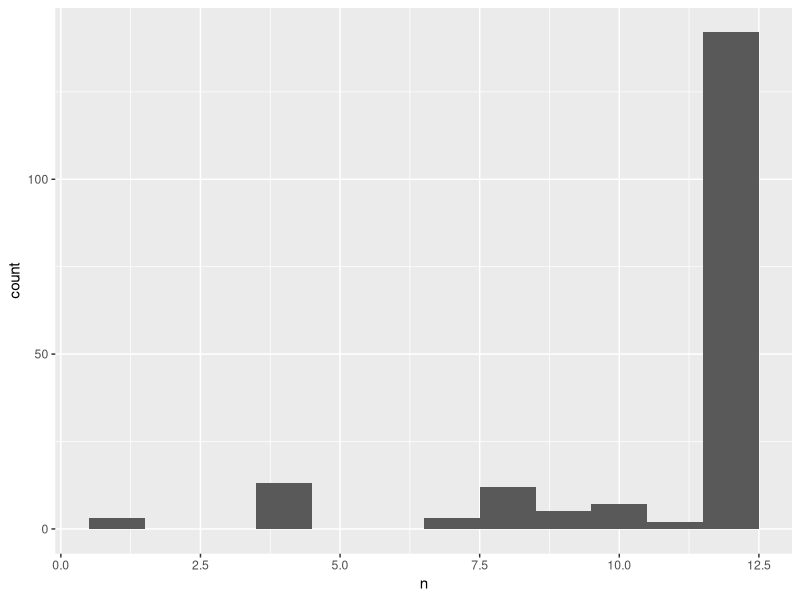

Here is the R script that generated this plot: (Note: this script raises an error after producing the figure.)
#' ---
#' date: "`r format(Sys.Date())`"
#' output:
#'   html_document:
#'     keep_md: TRUE
#' ---

suppressPackageStartupMessages(library(dplyr))
library(tidyr)
library(ggplot2)
library(readr)

gap_dat <- read_tsv("07_gap-merged-with-continent.tsv") %>% 
  mutate(country = factor(country),
         continent = factor(continent)) %>% 
  select(country, year, pop, gdpPercap, lifeExp, continent)
gap_dat %>% str()

#' First, copy this unfiltered dataset to `inst/` to make it available for
#' keeners.
file.copy(from =  "07_gap-merged-with-continent.tsv",
          to = file.path("..", "inst", "gapminder-unfiltered.tsv"),
          overwrite = TRUE)

#' During data exploration, I learned that most countries have data every five 
#' years, e.g. 1952, 1957, 1962, and so on. Let's make that official.
gap_dat <- gap_dat %>%
  filter(year %% 5 == 2)
gap_dat %>% str()

#' Number of distinct values for year.
(n_years <- gap_dat$year %>% n_distinct())

#' Does every country contribute data for all years?
country_freq <- gap_dat %>%
  count(country)
country_freq$n %>% table()
#' No.

ggplot(country_freq, aes(x = n)) + geom_histogram(binwidth = 1)

#' Most countries do contribute data for 12 years. Who contributes less?
country_freq %>%
  filter(n < 12) %>%
  arrange(n) %>% 
  print(n = nrow(.))

#' The only thing I see here that I want to fix is to rescue China, which has
#' data for 11 of 12 years. Otherwise, I will let these countries go.
gap_dat <- country_freq %>% 
  filter(n > 11) %>% 
  left_join(gap_dat) %>% 
  select(-n) %>% 
  droplevels() %>%
  arrange(country, year)
gap_dat %>% str()

## match variable order of the past
gap_dat <- gap_dat %>% 
  select(country, continent, year, lifeExp, pop, gdpPercap)

write_tsv(gap_dat,"08_gap-every-five-years.tsv")

file.copy(from =  "08_gap-every-five-years.tsv",
          to = file.path("..", "inst", "gapminder.tsv"),
          overwrite = TRUE)

gapminder <- gap_dat

## finally ready to save data for the package
save(gapminder, file = file.path("..", "data", "gapminder.rdata"))
